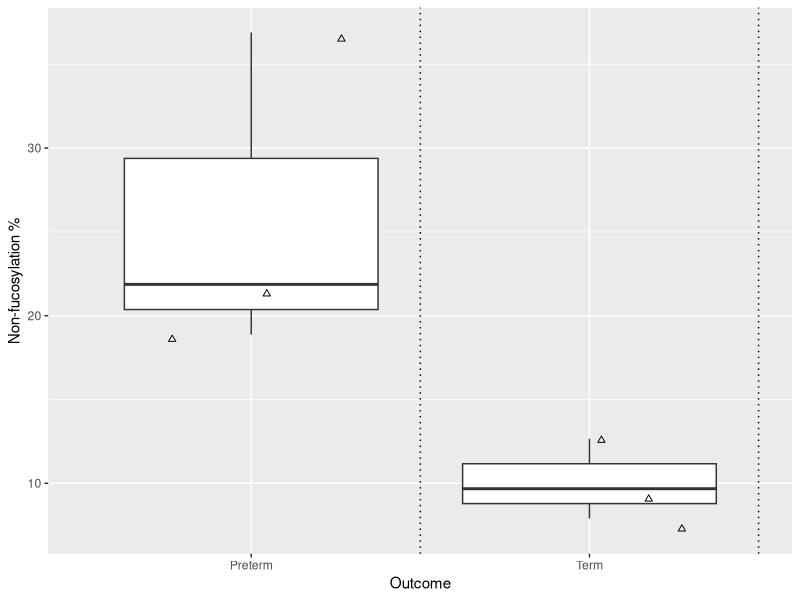
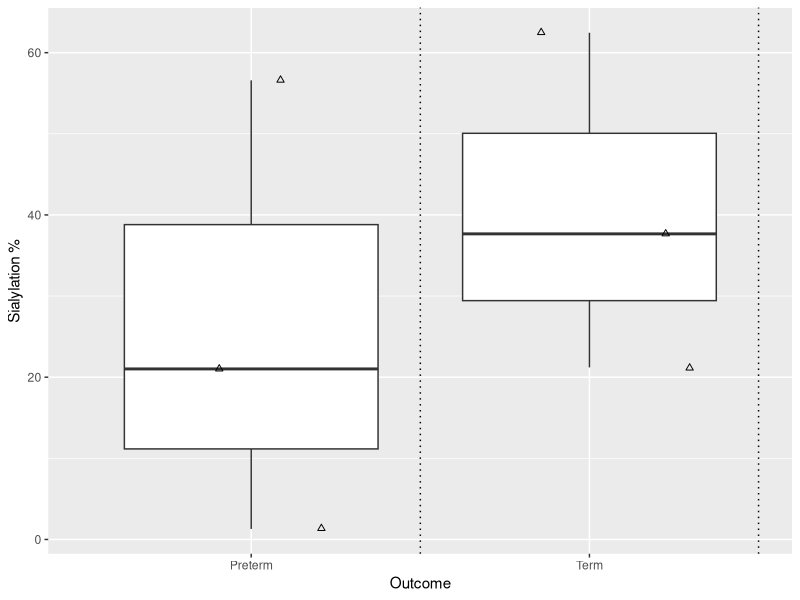

The R source for these figures, in order:
############# Load packages, input background information #####

## Load ggplot2 
library(ggplot2)


############# Figure 6 upper panel, Non-fucosylation % #################

## load the data
res=read.csv('Figure_6_upper_panel_non_fucosylation_data.csv')

## replace NA values with 0
res[is.na(res)]=0

## Non-fucosylation %
ggplot(data=subset.data.frame(res, dHex.count==0 &
                                Outcome!='Non-pregnant'),
       aes(Outcome, (dHex_Intensity/Total_Intensity)*100))+
  geom_boxplot(outlier.alpha = 0)+
  geom_point(position=position_jitter(width = 0.3),shape=2)+
  geom_vline(xintercept=1.5+c(0:7), linetype='dotted')+
  labs(y='Non-fucosylation %')

############# Figure 6 upper panel, Sialylation % #################

## load the data
res=read.csv('Figure_6_upper_panel_sialylation_data.csv')

## replace NA values with 0
res[is.na(res)]=0

## Sialylation %
ggplot(data=subset.data.frame(res, Outcome!='Non-pregnant'),
       aes(Outcome, (NeuAc_Intensity/Total_Intensity)*100))+
  geom_boxplot(outlier.alpha = 0)+
  geom_point(position=position_jitter(width = 0.3),shape=2)+
  geom_vline(xintercept=1.5+c(0:7), linetype='dotted')+
  labs(y='Sialylation %')
